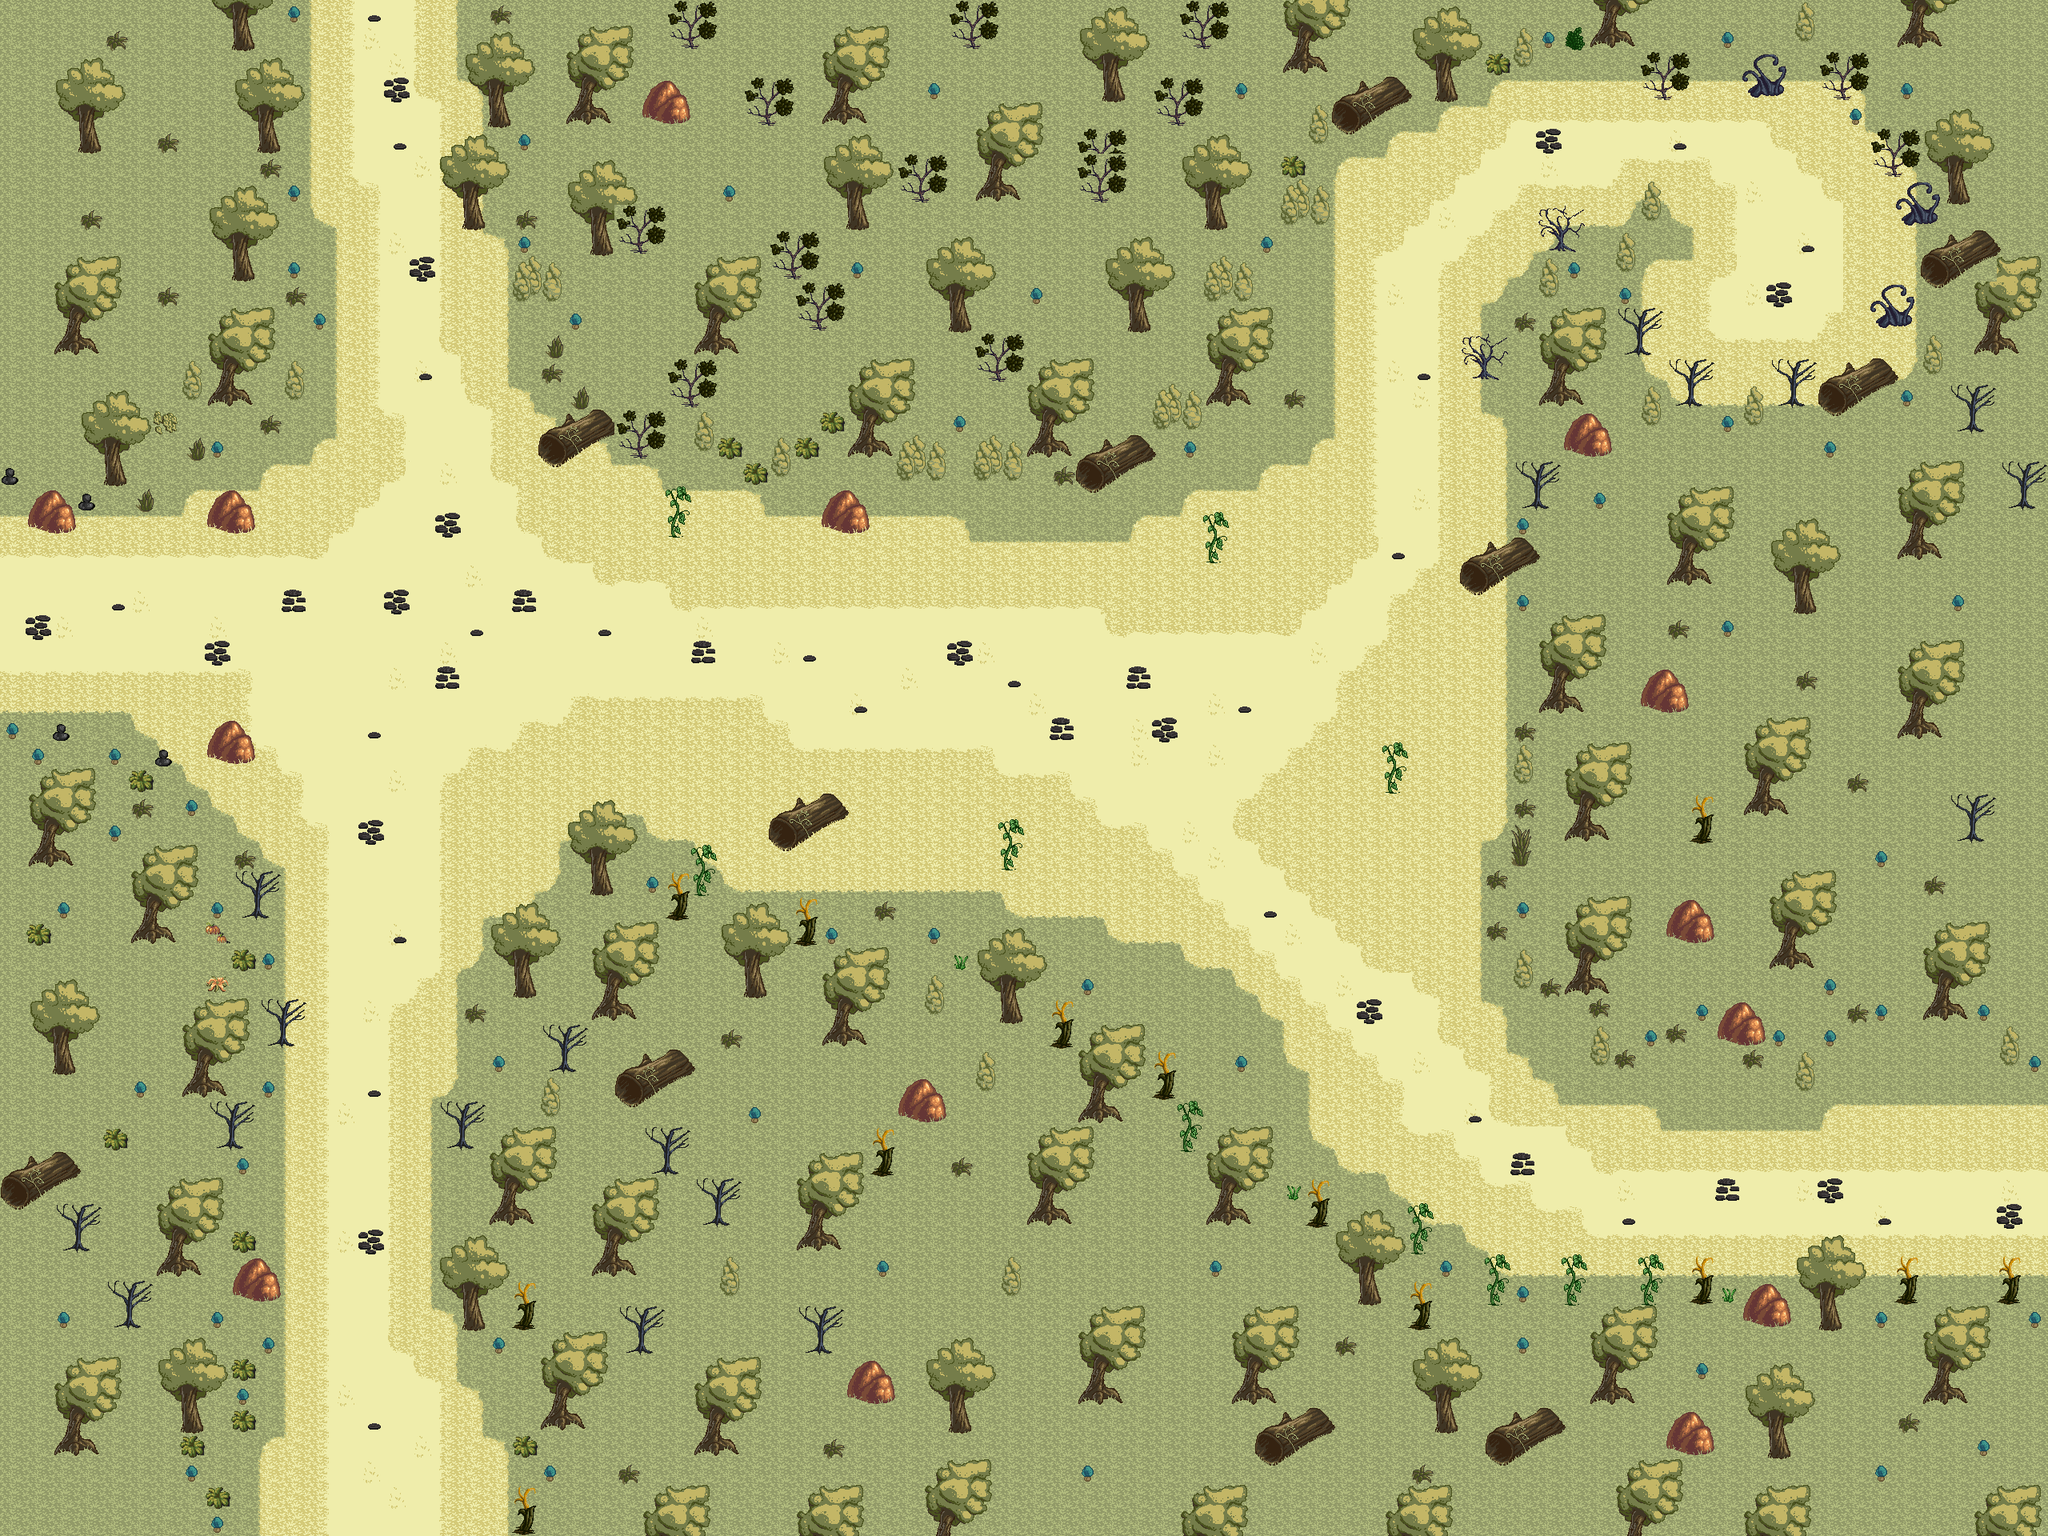

The image is a tile-based game level rendered from a .tmx file. Its description and source (layers, tilesets, objects; grid data summarised) follow:
An orthogonal 80x60 tile map with 32x32 px tiles, 6 tile layers (Wiese dunkel, Wiese hell, Weg, Steine, ...), 11 tilesets and 8 objects (spwese, sphof, spwo, splich, exwo, ...).

<map version="1.0" orientation="orthogonal" renderorder="right-down" width="80" height="60" tilewidth="32" tileheight="32" nextobjectid="9">
 <tileset firstgid="1" name="225835_hyptosis_tile-art-batch-1" tilewidth="32" tileheight="32" tilecount="900" columns="30">
  <image source="../Downloads/hyptosis tiles/225835_hyptosis_tile-art-batch-1.png" width="960" height="960" />
 </tileset>
 <tileset firstgid="901" name="225836_hyptosis_til-art-batch-2" tilewidth="32" tileheight="32" tilecount="900" columns="30">
  <image source="../Downloads/hyptosis tiles/225836_hyptosis_til-art-batch-2.png" width="960" height="960" />
 </tileset>
 <tileset firstgid="1801" name="225837_hyptosis_tile-art-batch-3" tilewidth="32" tileheight="32" tilecount="900" columns="30">
  <image source="../Downloads/hyptosis tiles/225837_hyptosis_tile-art-batch-3.png" width="960" height="960" />
 </tileset>
 <tileset firstgid="2701" name="225838_hyptosis_tile-art-batch-4" tilewidth="32" tileheight="32" tilecount="900" columns="30">
  <image source="../Downloads/hyptosis tiles/225838_hyptosis_tile-art-batch-4.png" width="960" height="960" />
 </tileset>
 <tileset firstgid="3601" name="225839_hyptosis_tile-art-batch-5" tilewidth="32" tileheight="32" tilecount="722" columns="19">
  <image source="../Downloads/hyptosis tiles/225839_hyptosis_tile-art-batch-5.png" width="636" height="1219" />
 </tileset>
 <tileset firstgid="4323" name="225842_hyptosis_sprites-and-tiles-for-you" tilewidth="32" tileheight="32" tilecount="900" columns="30">
  <image source="../Downloads/hyptosis tiles/225842_hyptosis_sprites-and-tiles-for-you.png" width="960" height="960" />
 </tileset>
 <tileset firstgid="5223" name="town" tilewidth="32" tileheight="32" tilecount="256" columns="16">
  <image source="../Downloads/hyptosis tiles/town.png" width="512" height="512" />
 </tileset>
 <tileset firstgid="5479" name="trees" tilewidth="32" tileheight="32" tilecount="256" columns="16">
  <image source="../Downloads/hyptosis tiles/trees.png" width="512" height="512" />
 </tileset>
 <tileset firstgid="5735" name="trees_plants" tilewidth="32" tileheight="32" tilecount="256" columns="16">
  <image source="../Downloads/hyptosis tiles/trees_plants.png" width="512" height="512" />
 </tileset>
 <tileset firstgid="5991" name="trees_plants_rocks" tilewidth="32" tileheight="32" tilecount="256" columns="16">
  <image source="../Downloads/hyptosis tiles/trees_plants_rocks.png" width="512" height="512" />
 </tileset>
 <tileset firstgid="6247" name="Nachtfilter" tilewidth="32" tileheight="32" tilecount="4" columns="2">
  <image source="../Downloads/hyptosis tiles/Nachtfilter.png" width="64" height="64" />
 </tileset>
 <layer name="Wiese dunkel" width="80" height="60">
  <data>[4800 cells, 4800 non-empty, 1 distinct tile ids]</data>
 </layer>
 <layer name="Wiese hell" width="80" height="60">
  <data>[4800 cells, 1713 non-empty, 15 distinct tile ids]</data>
 </layer>
 <layer name="Weg" width="80" height="60">
  <data>[4800 cells, 913 non-empty, 14 distinct tile ids]</data>
 </layer>
 <layer name="Steine" width="80" height="60">
  <data>[4800 cells, 45 non-empty, 3 distinct tile ids]</data>
 </layer>
 <layer name="Collision" width="80" height="60">
  <data>[4800 cells, 1408 non-empty, 76 distinct tile ids]</data>
 </layer>
 <objectgroup name="Spawnpoints">
  <object id="5" name="spwese" x="24" y="752" width="32" height="32" />
  <object id="6" name="sphof" x="464" y="1872" width="32" height="32" />
  <object id="7" name="spwo" x="464" y="24" width="32" height="32" />
  <object id="8" name="splich" x="2504" y="1488" width="32" height="32" />
 </objectgroup>
 <objectgroup name="Exitpoints">
  <object id="1" name="exwo" x="384" y="-16" width="209.091" height="27.2727" />
  <object id="2" name="exwese" x="-16" y="672" width="27.2727" height="218.182" />
  <object id="3" name="exhof" x="320" y="1912" width="303.03" height="24.2424" />
  <object id="4" name="exlich" x="2544" y="1376" width="27.2727" height="218.182" />
 </objectgroup>
 <layer name="Battle" width="80" height="60">
  <data>[4800 cells, 580 non-empty, 1 distinct tile ids]</data>
 </layer>
</map>
